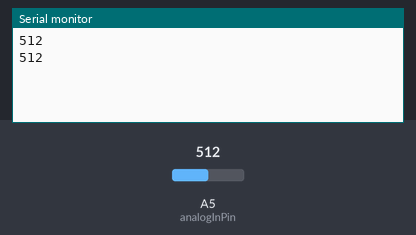
The sketch below on a simulated Arduino Uno, built with avr-gcc and run on an emulated ATmega328P. Parts: the last lines printed to the serial monitor. The test bench sets the inputs (shaded band); at power-on: A5 (analogInPin) = 512.

Above: at 1.8 s.
1.9 s: A5 (analogInPin) set to 716
At 2.6 s:
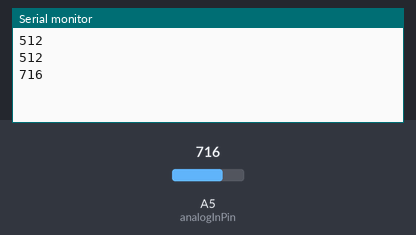
3.4 s: A5 (analogInPin) set to 900
At 4.8 s:
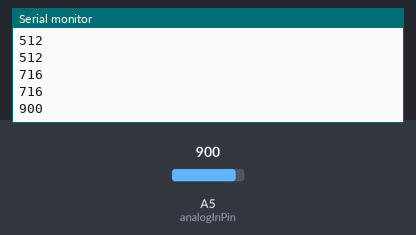
Timing chart, 0 to 6.4 s (numbered marks = the images above; inputs shaded):
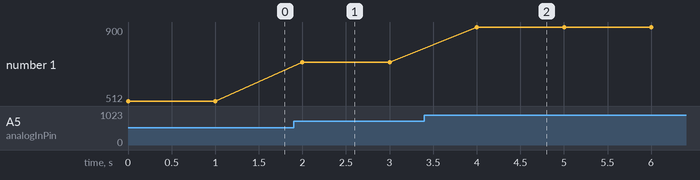

The sketch:

Photosensor.ino
```cpp
//Using photoresistance to control 2 LEDs.

const int analogInPin = A5;  // Analog input pin that the potentiometer is attached to
int sensorValue = 0;        // value read from the pot

void setup() {
  Serial.begin(9600);
}

void loop() {

  // read the analog in value:
  sensorValue = analogRead(analogInPin);
  Serial.println(sensorValue);
  delay(1000);
}
```

Measured:
- after the input at 1.9 s, the serial monitor: prints a new line after 0.10 s (image 1)
- after the input at 3.4 s, the serial monitor: prints a new line after 0.60 s (image 2)
- plotted number 1: 512 → 716 after the input at 1.9 s, 716 → 900 after the input at 3.4 s
